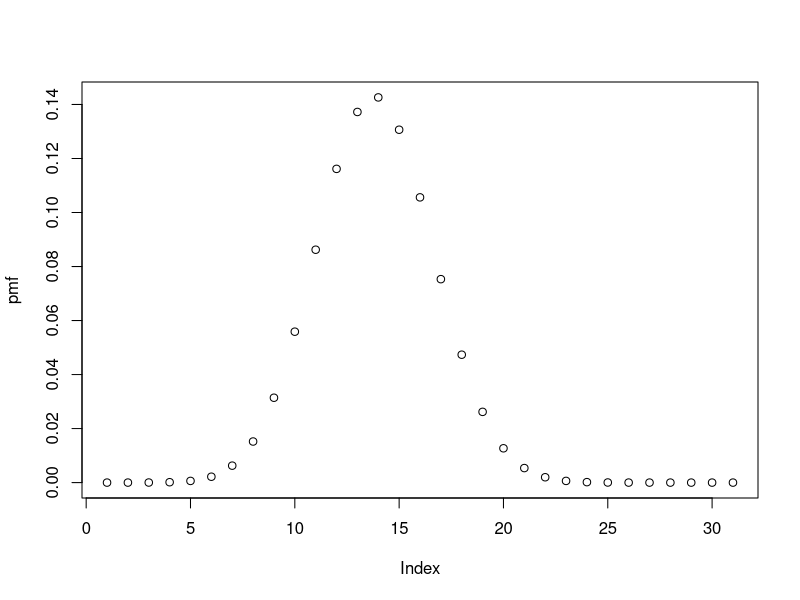
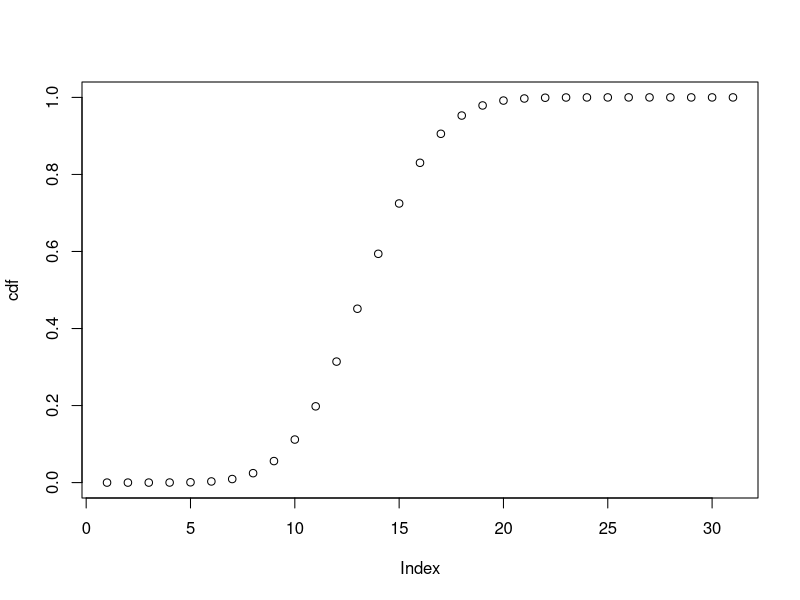

These charts were generated, in order, by the following R code:
p<-0.447;
q<-(1-p);
n<-31;
pmf<-c();
cdf<-c();
sum<-0;
ans<-0;
for(x in 1:31){
pmf[x]<-(choose(n,x))*(p^x)*(q^(n-x));
sum = sum + pmf[x];
cdf[x]<-sum;
}
show<-function()
{
  value<-readline(prompt = "Enter the value :- ");
  value<-as.integer(value);
  ans<-(choose(31,value))*(0.447^value)*(0.553^(31-value));
  print(ans);
}
print(pmf);
print(cdf);
plot(pmf);
plot(cdf);
